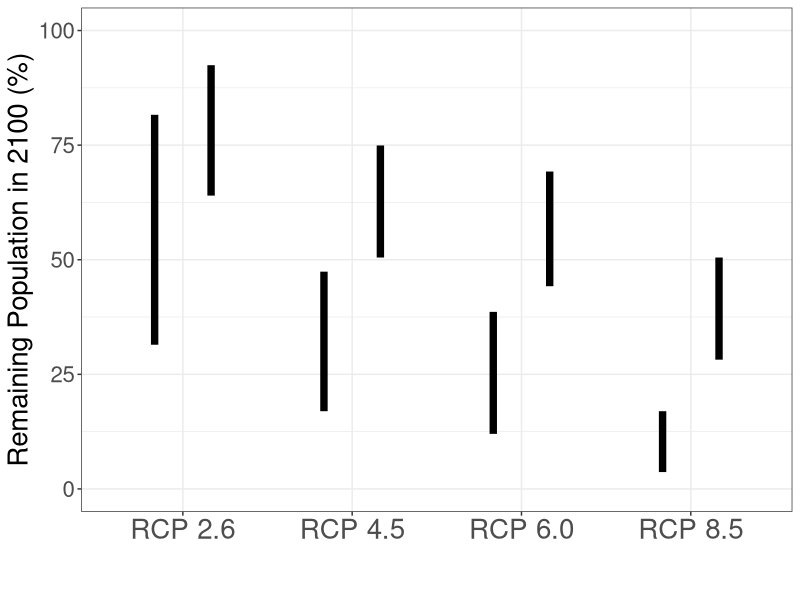

This figure's R source:
betts_2005<-0.76
ipcc_ar5_1986_2005<-0

model_rate_birds<-0.0701
model_pop_birds<- -0.0474
model_pop_birds_lci<- -0.0251
model_pop_birds_uci<- -0.0692  

model_rate_mammals<-0.079
model_pop_mammals<- -0.0207
model_pop_mammals_lci<- -0.0066
model_pop_mammals_uci<- -0.0346  


pop_extrap<-function(year,temp, class){
  year_diff<-year - 2005
  temp_diff<-temp - ipcc_ar5_1986_2005#betts_2005
  rate<-temp_diff/year_diff
  
  if (class=="Birds"){
   rate_birds<-rate/model_rate_birds  
   lambda_mean<-rate_birds*model_pop_birds
   lambda_mean_lci<-rate_birds*model_pop_birds_lci
   lambda_mean_uci<-rate_birds*model_pop_birds_uci
   
   pop_decline<-(1 + lambda_mean)^year_diff
   pop_decline_lci<-(1 + lambda_mean_lci)^year_diff
   pop_decline_uci<-(1 + lambda_mean_uci)^year_diff
  
   pop_decline_int<-c(pop_decline_lci, pop_decline, pop_decline_uci) 
    } 
  if (class=="Mammals") {
      rate_mammals<-rate/model_rate_mammals  
      lambda_mean<-rate_mammals*model_pop_mammals
      lambda_mean_lci<-rate_mammals*model_pop_mammals_lci
      lambda_mean_uci<-rate_mammals*model_pop_mammals_uci
      
      pop_decline<- (1 + lambda_mean)^year_diff
      pop_decline_lci<-(1 + lambda_mean_lci)^year_diff
      pop_decline_uci<-(1 + lambda_mean_uci)^year_diff
      
      pop_decline_int<-c(pop_decline_lci, pop_decline, pop_decline_uci) 
  }

  return(pop_decline_int)
}

# years<-seq(2040,2100,10)
# temps<-rep(1.5, 7)
# birds<-rep("Birds",7)


RCP2.6_blci<-pop_extrap(2100,0.3, "Birds")
RCP2.6_buci<-pop_extrap(2100,1.7, "Birds")

RCP4.5_blci<-pop_extrap(2100,1.1, "Birds")
RCP4.5_buci<-pop_extrap(2100,2.6, "Birds")

RCP6.0_blci<-pop_extrap(2100,1.4, "Birds")
RCP6.0_buci<-pop_extrap(2100,3.1, "Birds")

RCP8.5_blci<-pop_extrap(2100,2.6, "Birds")
RCP8.5_buci<-pop_extrap(2100,4.8, "Birds")


RCP2.6_mlci<-pop_extrap(2100,0.3, "Mammals")
RCP2.6_muci<-pop_extrap(2100,1.7, "Mammals")

RCP4.5_mlci<-pop_extrap(2100,1.1, "Mammals")
RCP4.5_muci<-pop_extrap(2100,2.6, "Mammals")

RCP6.0_mlci<-pop_extrap(2100,1.4, "Mammals")
RCP6.0_muci<-pop_extrap(2100,3.1, "Mammals")

RCP8.5_mlci<-pop_extrap(2100,2.6, "Mammals")
RCP8.5_muci<-pop_extrap(2100,4.8, "Mammals")

Class<-rep(c("Bird", "Mammal"), each=4)
rcp<-rep(c("RCP 2.6", "RCP 4.5", "RCP 6.0", "RCP 8.5"),2)
lci<-c(RCP2.6_blci[2],RCP4.5_blci[2],RCP6.0_blci[2],RCP8.5_blci[2],RCP2.6_mlci[2],RCP4.5_mlci[2],RCP6.0_mlci[2],RCP8.5_mlci[2] )
uci<-c(RCP2.6_buci[2],RCP4.5_buci[2],RCP6.0_buci[2],RCP8.5_buci[2],RCP2.6_muci[2],RCP4.5_muci[2],RCP6.0_muci[2],RCP8.5_muci[2] )


df<-data.frame(Class,rcp,lci,uci)
df$lci<-df$lci*100
df$uci<-df$uci*100

library(ggplot2)
q1<-ggplot(df, aes(colour=Class))
q1<- q1 + geom_linerange(aes(x=rcp, ymin=lci, ymax=uci), lwd=2.5, position = position_dodge(width=2/3))
q1<- q1 + theme_bw() + labs(y = "Remaining Population in 2100 (%)", x = "") + theme(legend.position="none",text=element_text(size=20),axis.text.x=element_text(size=20) , axis.title.x = element_text(margin = unit(c(5, 0, 0, 0), "mm")))
q1<- q1 + scale_y_continuous(limits=(c(0,100)))
q1<- q1 + scale_color_manual(values=c("black", "black"))
q1







pop_extrap(2100,1.5,"Birds")
pop_extrap(2100,2.0,"Birds")
pop_extrap(2100,4.0,"Birds")
pop_extrap(2100,6.0,"Birds")

pop_extrap(2050,1.5,"Birds")
pop_extrap(2050,2.0,"Birds")
pop_extrap(2050,4.0,"Birds")
pop_extrap(2050,6.0,"Birds")


pop_extrap(2100,1.5,"Mammals")
pop_extrap(2100,2.0,"Mammals")
pop_extrap(2100,4.0,"Mammals")
pop_extrap(2100,6.0,"Mammals")

pop_extrap(2050,1.5,"Mammals")
pop_extrap(2050,2.0,"Mammals")
pop_extrap(2050,4.0,"Mammals")
pop_extrap(2050,6.0,"Mammals")


